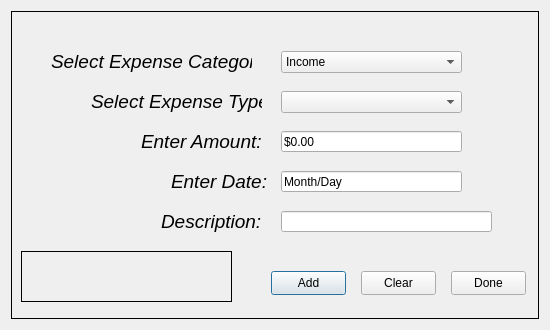
<?xml version="1.0" encoding="UTF-8"?>
<ui version="4.0">
 <class>Dialog</class>
 <widget class="QDialog" name="Dialog">
  <property name="geometry">
   <rect>
    <x>0</x>
    <y>0</y>
    <width>550</width>
    <height>330</height>
   </rect>
  </property>
  <property name="sizePolicy">
   <sizepolicy hsizetype="Fixed" vsizetype="Fixed">
    <horstretch>0</horstretch>
    <verstretch>0</verstretch>
   </sizepolicy>
  </property>
  <property name="minimumSize">
   <size>
    <width>550</width>
    <height>330</height>
   </size>
  </property>
  <property name="maximumSize">
   <size>
    <width>550</width>
    <height>330</height>
   </size>
  </property>
  <property name="windowTitle">
   <string>Dialog</string>
  </property>
  <layout class="QVBoxLayout" name="verticalLayout">
   <item>
    <widget class="QFrame" name="frame">
     <property name="sizePolicy">
      <sizepolicy hsizetype="Minimum" vsizetype="Minimum">
       <horstretch>0</horstretch>
       <verstretch>0</verstretch>
      </sizepolicy>
     </property>
     <property name="layoutDirection">
      <enum>Qt::LeftToRight</enum>
     </property>
     <property name="frameShape">
      <enum>QFrame::Box</enum>
     </property>
     <property name="frameShadow">
      <enum>QFrame::Plain</enum>
     </property>
     <widget class="QLabel" name="feedbackLabel">
      <property name="geometry">
       <rect>
        <x>10</x>
        <y>240</y>
        <width>211</width>
        <height>51</height>
       </rect>
      </property>
      <property name="styleSheet">
       <string notr="true">border: 1px solid black;</string>
      </property>
      <property name="text">
       <string>&lt;html&gt;&lt;head/&gt;&lt;body&gt;&lt;p&gt;&lt;br/&gt;&lt;/p&gt;&lt;/body&gt;&lt;/html&gt;</string>
      </property>
      <property name="textFormat">
       <enum>Qt::RichText</enum>
      </property>
      <property name="scaledContents">
       <bool>false</bool>
      </property>
      <property name="wordWrap">
       <bool>true</bool>
      </property>
     </widget>
     <widget class="QComboBox" name="catBox">
      <property name="geometry">
       <rect>
        <x>270</x>
        <y>40</y>
        <width>181</width>
        <height>22</height>
       </rect>
      </property>
      <property name="currentText">
       <string>Income</string>
      </property>
      <item>
       <property name="text">
        <string>Income</string>
       </property>
      </item>
      <item>
       <property name="text">
        <string>Savings</string>
       </property>
      </item>
      <item>
       <property name="text">
        <string>Giving</string>
       </property>
      </item>
      <item>
       <property name="text">
        <string>Housing</string>
       </property>
      </item>
      <item>
       <property name="text">
        <string>Transportation</string>
       </property>
      </item>
      <item>
       <property name="text">
        <string>Food</string>
       </property>
      </item>
      <item>
       <property name="text">
        <string>Personal</string>
       </property>
      </item>
      <item>
       <property name="text">
        <string>Insurance</string>
       </property>
      </item>
      <item>
       <property name="text">
        <string>Other</string>
       </property>
      </item>
     </widget>
     <widget class="QLabel" name="enterAmountLabel">
      <property name="geometry">
       <rect>
        <x>130</x>
        <y>110</y>
        <width>121</width>
        <height>41</height>
       </rect>
      </property>
      <property name="text">
       <string>&lt;html&gt;&lt;head/&gt;&lt;body&gt;&lt;p&gt;&lt;span style=&quot; font-size:14pt; font-style:italic;&quot;&gt;Enter Amount:&lt;/span&gt;&lt;/p&gt;&lt;/body&gt;&lt;/html&gt;</string>
      </property>
      <property name="textFormat">
       <enum>Qt::RichText</enum>
      </property>
     </widget>
     <widget class="QLineEdit" name="amountBox">
      <property name="geometry">
       <rect>
        <x>270</x>
        <y>120</y>
        <width>181</width>
        <height>21</height>
       </rect>
      </property>
      <property name="text">
       <string>$0.00</string>
      </property>
     </widget>
     <widget class="QPushButton" name="clearButton">
      <property name="geometry">
       <rect>
        <x>350</x>
        <y>260</y>
        <width>75</width>
        <height>24</height>
       </rect>
      </property>
      <property name="text">
       <string>Clear</string>
      </property>
      <property name="autoDefault">
       <bool>false</bool>
      </property>
     </widget>
     <widget class="QLabel" name="enterDescLabel">
      <property name="geometry">
       <rect>
        <x>150</x>
        <y>190</y>
        <width>101</width>
        <height>41</height>
       </rect>
      </property>
      <property name="text">
       <string>&lt;html&gt;&lt;head/&gt;&lt;body&gt;&lt;p&gt;&lt;span style=&quot; font-size:14pt; font-style:italic;&quot;&gt;Description:&lt;/span&gt;&lt;/p&gt;&lt;/body&gt;&lt;/html&gt;</string>
      </property>
      <property name="textFormat">
       <enum>Qt::RichText</enum>
      </property>
     </widget>
     <widget class="QLineEdit" name="descBox">
      <property name="geometry">
       <rect>
        <x>270</x>
        <y>200</y>
        <width>211</width>
        <height>21</height>
       </rect>
      </property>
      <property name="text">
       <string/>
      </property>
     </widget>
     <widget class="QLabel" name="enterDateLabel">
      <property name="geometry">
       <rect>
        <x>160</x>
        <y>150</y>
        <width>101</width>
        <height>41</height>
       </rect>
      </property>
      <property name="text">
       <string>&lt;html&gt;&lt;head/&gt;&lt;body&gt;&lt;p&gt;&lt;span style=&quot; font-size:14pt; font-style:italic;&quot;&gt;Enter Date:&lt;/span&gt;&lt;/p&gt;&lt;/body&gt;&lt;/html&gt;</string>
      </property>
      <property name="textFormat">
       <enum>Qt::RichText</enum>
      </property>
     </widget>
     <widget class="QLineEdit" name="dateBox">
      <property name="geometry">
       <rect>
        <x>270</x>
        <y>160</y>
        <width>181</width>
        <height>21</height>
       </rect>
      </property>
      <property name="text">
       <string>Month/Day</string>
      </property>
     </widget>
     <widget class="QPushButton" name="addButton">
      <property name="geometry">
       <rect>
        <x>260</x>
        <y>260</y>
        <width>75</width>
        <height>24</height>
       </rect>
      </property>
      <property name="text">
       <string>Add</string>
      </property>
     </widget>
     <widget class="QLabel" name="selectExpenseLabel">
      <property name="geometry">
       <rect>
        <x>80</x>
        <y>70</y>
        <width>171</width>
        <height>41</height>
       </rect>
      </property>
      <property name="text">
       <string>&lt;html&gt;&lt;head/&gt;&lt;body&gt;&lt;p&gt;&lt;span style=&quot; font-size:14pt; font-style:italic;&quot;&gt;Select Expense Type:&lt;/span&gt;&lt;/p&gt;&lt;/body&gt;&lt;/html&gt;</string>
      </property>
      <property name="textFormat">
       <enum>Qt::RichText</enum>
      </property>
     </widget>
     <widget class="QPushButton" name="doneButton">
      <property name="geometry">
       <rect>
        <x>440</x>
        <y>260</y>
        <width>75</width>
        <height>24</height>
       </rect>
      </property>
      <property name="text">
       <string>Done</string>
      </property>
      <property name="autoDefault">
       <bool>false</bool>
      </property>
     </widget>
     <widget class="QLabel" name="selectCatLabel">
      <property name="geometry">
       <rect>
        <x>40</x>
        <y>30</y>
        <width>201</width>
        <height>41</height>
       </rect>
      </property>
      <property name="text">
       <string>&lt;html&gt;&lt;head/&gt;&lt;body&gt;&lt;p&gt;&lt;span style=&quot; font-size:14pt; font-style:italic;&quot;&gt;Select Expense Category:&lt;/span&gt;&lt;/p&gt;&lt;/body&gt;&lt;/html&gt;</string>
      </property>
      <property name="textFormat">
       <enum>Qt::RichText</enum>
      </property>
     </widget>
     <widget class="QComboBox" name="expBox">
      <property name="geometry">
       <rect>
        <x>270</x>
        <y>80</y>
        <width>181</width>
        <height>22</height>
       </rect>
      </property>
      <property name="currentText">
       <string/>
      </property>
     </widget>
    </widget>
   </item>
  </layout>
 </widget>
 <resources/>
 <connections/>
</ui>
